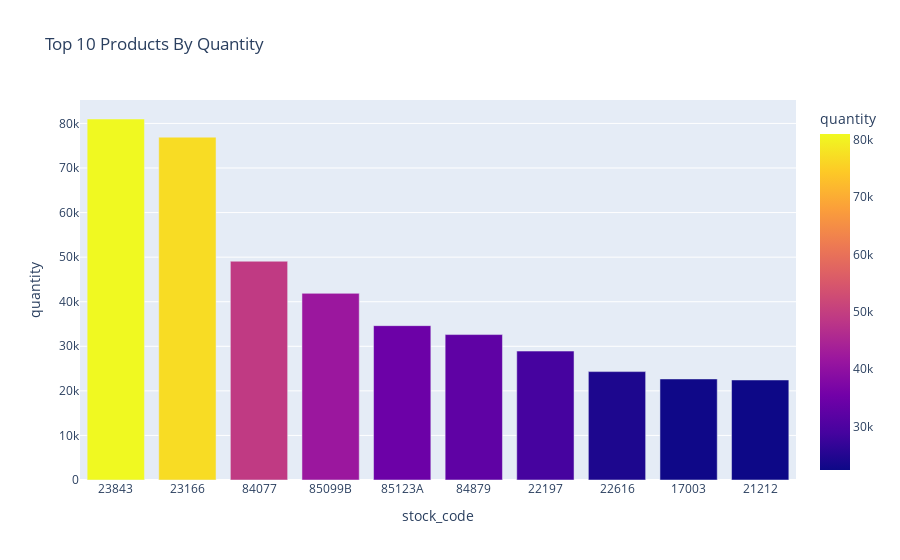

Notebook code cell kept with this figure:
### Code cell
fig = px.bar(df_uk.groupby(["stock_code", "description"])
             [["quantity","unit_price", "balance"]].sum().sort_values
             (by="quantity", ascending=False).reset_index().head(10), 
             x= 'stock_code', y='quantity', color = "quantity", title='Top 10 Products By Quantity'
            ,hover_data=["description", "quantity", "unit_price", "balance"])
fig.update_layout(xaxis={'categoryorder':'total descending'})
fig.show()

### Figure 1 — Plotly figure (JSON) as saved in the notebook; plotly's stock layout.template omitted (floating-point values rounded to 4 significant figures)
{"data": [{"alignmentgroup": "True", "customdata": [["PAPER CRAFT , LITTLE BIRDIE", 2.08, 168500.0], ["MEDIUM CERAMIC TOP STORAGE JAR", 216.0, 80290.0], ["WORLD WAR 2 GLIDERS ASSTD DESIGNS", 124.3, 12110.0], ["JUMBO BAG RED RETROSPOT", 2946.0, 77190.0], ["WHITE HANGING HEART T-LIGHT HOLDER", 5583.0, 94810.0], ["ASSORTED COLOUR BIRD ORNAMENT", 2220.0, 52230.0], ["POPCORN HOLDER", 504.7, 21850.0], ["PACK OF 12 LONDON TISSUES ", 121.1, 6929.0], ["BROCADE RING PURSE ", 64.83, 5891.0], ["PACK OF 72 RETROSPOT CAKE CASES", 477.0, 10990.0]], "hovertemplate": "stock_code=%{x}<br>quantity=%{marker.color}<br>description=%{customdata[0]}<br>unit_price=%{customdata[1]}<br>balance=%{customdata[2]}<extra></extra>", "legendgroup": "", "marker": {"color": [80995, 76919, 49086, 41878, 34630, 32628, 28923, 24321, 22675, 22442], "coloraxis": "coloraxis", "pattern": {"shape": ""}}, "name": "", "offsetgroup": "", "orientation": "v", "showlegend": false, "textposition": "auto", "type": "bar", "x": ["23843", "23166", "84077", "85099B", "85123A", "84879", "22197", "22616", "17003", "21212"], "xaxis": "x", "y": [80995, 76919, 49086, 41878, 34630, 32628, 28923, 24321, 22675, 22442], "yaxis": "y"}], "layout": {"barmode": "relative", "coloraxis": {"colorbar": {"title": {"text": "quantity"}}, "colorscale": [[0, "#0d0887"], [0.1111, "#46039f"], [0.2222, "#7201a8"], [0.3333, "#9c179e"], [0.4444, "#bd3786"], [0.5556, "#d8576b"], [0.6667, "#ed7953"], [0.7778, "#fb9f3a"], [0.8889, "#fdca26"], [1, "#f0f921"]]}, "legend": {"tracegroupgap": 0}, "title": {"text": "Top 10 Products By Quantity"}, "xaxis": {"anchor": "y", "categoryorder": "total descending", "domain": [0, 1], "title": {"text": "stock_code"}}, "yaxis": {"anchor": "x", "domain": [0, 1], "title": {"text": "quantity"}}}}
